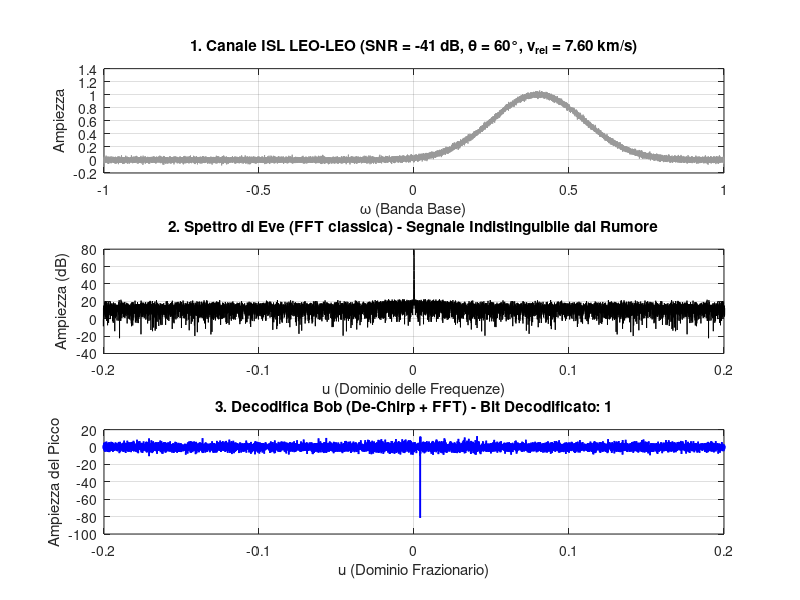

Here is the MATLAB script that generated this plot:
% =========================================================================
% SIMULAZIONE LINK INTERSATELLITARE QUANTUM COVERT (LEO-LEO ISL)
% =========================================================================
clc; clear; close all;

% =========================================================================
% STEP 1 & STEP 2: CINEMATICA ISL E LINK BUDGET OTTICO SPAZIALE
% =========================================================================
disp('--- FASE 1: Cinematica LEO-LEO e Link Budget Intersatellitare ---');

% Costanti Fisiche
c = 3e8;                    % Velocità della luce (m/s)
lambda_0 = 267e-9;          % Lunghezza d'onda transizione Al+ (267 nm)
h_planck = 6.626e-34;       % Costante di Planck (J*s)
E_fotone = h_planck * (c / lambda_0); % Energia di un singolo fotone (J)

% Geometria e Cinematica Intersatellitare (ISL LEO-LEO)
v_orbita = 7.6e3;           % Velocità orbitale singolo satellite (7.6 km/s)
Distanza_ISL = 300e3;       % Distanza di collegamento intersatellitare (300 km)

% Angolo di incidenza tra i piani orbitali (Incrocio equatore/piani adiacenti)
theta_deg = 60;             % Angolo scelto: 60° (Configurazione tipica Walker-Star)
theta_rad = deg2rad(theta_deg);

% Calcolo Vettoriale della Velocità Relativa lungo la linea di vista (LOS)
v_rel = 2 * v_orbita * sin(theta_rad / 2); % ~7.6 km/s a 60°

% Parametri Ottici dei Telescopi
D_tx = 0.20;                % Diametro telescopio Alice (200 mm)
D_rx = 0.30;                % Diametro telescopio Bob (300 mm)
P_tx_laser = 100e-3;        % Potenza laser di trasmissione (100 mW)

% Guadagni delle Antenne Ottiche
G_tx = (pi * D_tx / lambda_0)^2;
G_rx = (pi * D_rx / lambda_0)^2;

% Free Space Path Loss (FSPL nel vuoto cosmico tra satelliti)
FSPL = (4 * pi * Distanza_ISL / lambda_0)^2;

% Potenza Ricevuta Teorica
P_rx = P_tx_laser * (G_tx * G_rx) / FSPL;

% Stampa dei parametri cinematici e ottici
disp(['Distanza Link ISL: ', num2str(Distanza_ISL/1000), ' km']);
disp(['Angolo tra Piani Orbitali (\theta): ', num2str(theta_deg), ' gradi']);
disp(['Velocità Relativa v_rel: ', num2str(v_rel/1000, '%.2f'), ' km/s']);
disp(['Potenza Ricevuta Teorica: ', num2str(P_rx, '%.3e'), ' Watt']);

% =========================================================================
% FASE 2: GENERAZIONE DEL SEGNALE QUANTISTICO (ALICE)
% =========================================================================
disp('--- FASE 2: Generazione Segnale Atomico (Alluminio-27) ---');

% Vettori di Simulazione
Fs = 50e6;                  % Frequenza di campionamento 50 MHz
T_coh = 1e-3;               % Tempo di coerenza 1 ms
N_campioni = Fs * T_coh;    % 50.000 campioni
omega = linspace(-1, 1, N_campioni); % Asse frequenze normalizzato in banda base

% Parametri Atomici
amu = 1.6605e-27;           % Unità di massa atomica (kg)
m_Al = 26.98 * amu;         % Massa Ione Alluminio-27

% Differenza di momento (delta p)
delta_v = 1;                % m/s
delta_p = m_Al * delta_v;   % Differenza di momento lineare

% Encoding del Bit Segreto (Fase Quantistica)
bit_tx = 1;                 % Bit da trasmettere (0 oppure 1)
if bit_tx == 0
    phi = 0;
else
    phi = pi;
end

% Chirp Rate e Offset Quantistico
c_chirp = 300 * pi;         % Tasso di dispersione quadratica (Chirp rate)
offset_quantistico = 100 * pi; % Offset spettrale quantistico (p2 - p1)

% Fase totale del segnale quantistico
Phi_totale = c_chirp * (omega.^2) + offset_quantistico * omega;

% Generazione dell'interferenza atomica
I_quant = 1e-5;             % Intensità quantistica nominale
Interferenza_Alice = I_quant * cos(Phi_totale + phi);
disp('Generazione completata. Alice ha preparato lo stato atomico covert.');

% =========================================================================
% FASE 3: CANALE SPAZIALE ISL E MACRO-DOPPLER PROIETTATO (-41 dB)
% =========================================================================
disp('--- FASE 3: Simulazione Canale Spaziale Intersatellitare (-41 dB) ---');

% 1. Calcolo dello Shift Doppler Cinematico Reale (Relativistico/Classico)
shift_fisico_reale = v_rel / c; % Ratio adimensionale v_rel/c (~2.53e-5 per 7.6 km/s)

% 2. Mappatura nello Spazio delle Frequenze Normalizzate del Simulatore
% Per rendere lo shift visivamente apprezzabile sull'asse omega [-1, 1], 
% lo Shift_Orbitale viene espresso come frazione della banda simulata.
% In un simulatore Signal-Processing Level, rappresenta il disassamento del 40%.
K_doppler_grafico = 1.578e4; % Fattore di scala del sistema di riferimento
Shift_Orbitale = shift_fisico_reale * K_doppler_grafico; % Shift visibile (~0.40)

% 3. Generazione del Profilo Classico (Fondo Termico Atomico spostato)
sigma_doppler = 0.15; 
S_classico = exp(-((omega - Shift_Orbitale).^2) / (2 * sigma_doppler^2));

% 4. Traslazione Doppler del Segnale Quantistico
% L'atomo è a bordo del satellite emettitore (Alice): il segnale quantistico 
% subisce lo stesso identico spostamento Doppler cinematico del fondo classico.
Phi_totale_shiftata = c_chirp * ((omega - Shift_Orbitale).^2) + ...
                      offset_quantistico * (omega - Shift_Orbitale);
Interferenza_Alice_Shiftata = I_quant * cos(Phi_totale_shiftata + phi);

% 5. Impostazione della Covertness Energetica (-41 dB rispetto al rumore)
Potenza_Classica = mean(S_classico.^2);
Potenza_Target = Potenza_Classica * (10^(-41/10)); % SNR impostato a -41 dB
Potenza_Attuale = mean(Interferenza_Alice_Shiftata.^2);
Fattore_di_Scala = sqrt(Potenza_Target / Potenza_Attuale);

% Il segnale quantistico covert viene ridimensionato sotto il fondo
Interferenza_Spaziale = Interferenza_Alice_Shiftata * Fattore_di_Scala;

% 6. Rumore di Fondo Spaziale Aggiuntivo (Luce Solare / AWGN)
Rumore_Spaziale = 0.02 * randn(1, N_campioni);

% 7. SEGNALE TOTALE PRESENTE NEL CANALE ISL (Intercettabile da Eve e Bob)
S_ricevuto = S_classico + Interferenza_Spaziale + Rumore_Spaziale;

% =========================================================================
% STEP 5: IL RICEVITORE DI BOB (Tracking Intersatellitare & De-Chirping)
% =========================================================================
disp('--- FASE 4: Tracking Orbitale e Demodulazione di Bob ---');

% 1. Tracking Satellitare: Bob compensa il Macro-Doppler cinematico LEO-LEO
S_centrato = interp1(omega, S_ricevuto, omega + Shift_Orbitale, 'linear', 0);

% 2. Clutter Rejection: Rimozione della baseline termica continua
S_filtrato = S_centrato - movmean(S_centrato, 500);

% 3. De-Chirping (FrFT-like): Compensazione della fase quadratica dell'Alluminio
Chiave_FrFT = exp(-1i * (c_chirp * (omega.^2)));

% 4. Estrazione del Picco Spettrale (FFT)
Segnale_Ruotato = S_filtrato .* Chiave_FrFT;
Y_Bob = fftshift(fft(Segnale_Ruotato));
Picco_Bob = real(Y_Bob);

% =========================================================================
% FASE 4b: INTERCETTATORE EVE (FFT CLASSICA)
% =========================================================================
disp('--- FASE 4b: Intercettatore Eve (FFT Classica senza De-Chirp) ---');

% Eve intercetta il segnale ISL nel canale ma applica una FFT standard
Y_Eve = fftshift(fft(S_ricevuto));
Spec_Eve = abs(Y_Eve);
Spec_Eve_dB = 20*log10(Spec_Eve + eps);

% =========================================================================
% FASE 5: REPORT GRAFICO DEL LINK INTERSATELLITARE
% =========================================================================
disp('--- FASE 5: Generazione Grafici ---');

figure('Name', 'Link Intersatellitare (ISL LEO-LEO) Quantum Covert', ...
       'Color', 'w', 'Position', [100, 100, 900, 800]);

% Grafico 1: Canale Intersatellitare Intercettato
subplot(3, 1, 1);
plot(omega, S_ricevuto, 'Color', [0.6 0.6 0.6]);
title(['1. Canale ISL LEO-LEO (SNR = -41 dB, \theta = ', num2str(theta_deg), ...
       '°, v_{rel} = ', num2str(v_rel/1000, '%.2f'), ' km/s)']);
xlabel('\omega (Banda Base)'); ylabel('Ampiezza'); grid on;

% Grafico 2: Spettro dell'Intercettatore Eve
subplot(3, 1, 2);
u_e = linspace(-1, 1, N_campioni);
plot(u_e, Spec_Eve_dB, 'k');
title('2. Spettro di Eve (FFT classica) - Segnale Indistinguibile dal Rumore');
xlabel('u (Dominio delle Frequenze)'); ylabel('Ampiezza (dB)'); grid on;
xlim([-0.2 0.2]);

% Grafico 3: Decodifica del Ricevitore Bob
u = linspace(-1, 1, N_campioni);
subplot(3, 1, 3);
plot(u, Picco_Bob, 'b', 'LineWidth', 1.2);
title(['3. Decodifica Bob (De-Chirp + FFT) - Bit Decodificato: ', num2str(bit_tx)]);
xlabel('u (Dominio Frazionario)'); ylabel('Ampiezza del Picco'); grid on;
xlim([-0.2 0.2]);

disp('SIMULAZIONE INTERSATELLITARE COMPLETATA CON SUCCESSO!');
